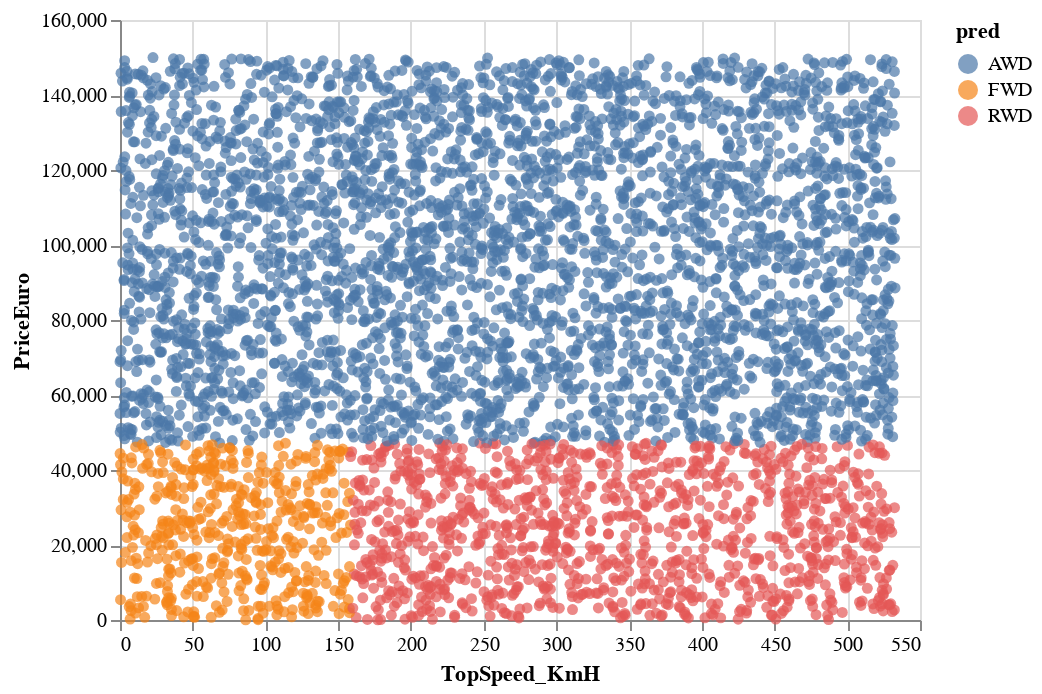

Notebook code cell kept with this figure:
### Code cell
alt.Chart(df3).mark_circle().encode(
    x = "TopSpeed_KmH",
    y = "PriceEuro",
    color = 'pred'
)

### Figure 1 — Vega-Lite specification as saved in the notebook (floating-point values rounded to 4 significant figures; data arrays with more than 128 entries replaced by an {"elided": "..."} marker saying what was removed)
{"config": {"view": {"continuousWidth": 400, "continuousHeight": 300}}, "data": {"name": "data-a6bca07e2d6053fd2f714e05aca0be41"}, "mark": "circle", "encoding": {"color": {"field": "pred", "type": "nominal"}, "x": {"field": "TopSpeed_KmH", "type": "quantitative"}, "y": {"field": "PriceEuro", "type": "quantitative"}}, "$schema": "https://vega.github.io/schema/vega-lite/v4.17.0.json", "datasets": {"data-a6bca07e2d6053fd2f714e05aca0be41": {"elided": "5000 records"}}}
